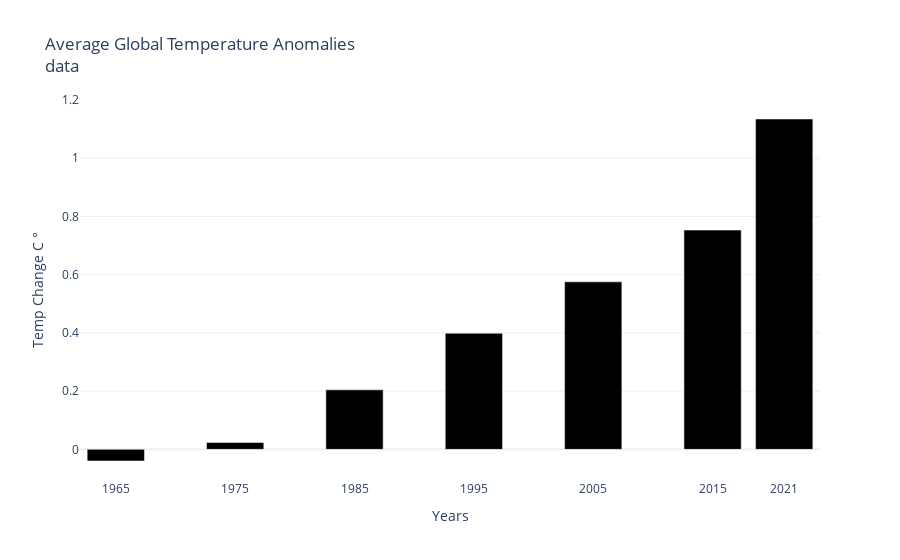

This figure's notebook cell:
### Markdown cell above
Temperature Anomalies Bar Chart

### Code cell
# Global Temperatures
# https://www.ncei.noaa.gov/access/monitoring/climate-at-a-glance/global/time-series

def avg_net_temp_anomaly (df, year):
    start_year = int(year)
    # only have data up to 2021
    if start_year == 2015:
        end_year = 2021
    else:
        # most amounts are 9 year spread
        end_year = start_year + 9

    filtered_df = df[(df["Year"] >= start_year) & (df["Year"] <= end_year)]
    average = filtered_df["Anomaly"].sum()/6 if start_year == 2015 else filtered_df["Anomaly"].sum()/9
    return average

# remove 1st 3 lines from file
df_temp_anomaly = pd.read_csv('https://raw.githubusercontent.com/rebeccapeltz/'\
    'emissions/refs/heads/main/global-temp-anomaly-data.csv',skiprows=4)
# print(df_temp_anomaly.head())

temp_anomalies_averages = []
anomaly_years = [ 1955, 1965, 1975, 1985,1995,2005,2015,2021]

for year in anomaly_years:
    total = avg_net_temp_anomaly(df_temp_anomaly,year)
    temp_anomalies_averages.append(total)

label_years = [1965, 1975, 1985,1995,2005,2015,2021]

# Create the bar chart
fig2 = go.Figure(data=[
    go.Bar(x=label_years, y=temp_anomalies_averages, marker_color='black')
])

# Update layout (optional)
fig2.update_layout(
    title='Average Global Temperature Anomalies<br><a href="https://raw.githubusercontent.com/rebeccapeltz/emissions/refs/heads/main/global-temp-anomaly-data.csv" target="_blank">data</a>',
    xaxis_title='Years',
    yaxis_title='Temp Change C &#176;',
    template='plotly_white',
    xaxis=dict(tickformat='%Y', tickvals=label_years)
)

# Show the figure
fig2.show()

### Figure 1 — Plotly figure (JSON) as saved in the notebook; plotly's stock layout.template omitted (floating-point values rounded to 4 significant figures)
{"data": [{"marker": {"color": "black"}, "type": "bar", "x": [1965, 1975, 1985, 1995, 2005, 2015, 2021], "y": [-0.04, 0.02333, 0.2044, 0.3989, 0.5756, 0.7533, 1.135, 0.5767]}], "layout": {"title": {"text": "Average Global Temperature Anomalies<br><a href=\"https://raw.githubusercontent.com/rebeccapeltz/emissions/refs/heads/main/global-temp-anomaly-data.csv\" target=\"_blank\">data</a>"}, "xaxis": {"tickformat": "%Y", "tickvals": [1965, 1975, 1985, 1995, 2005, 2015, 2021], "title": {"text": "Years"}}, "yaxis": {"title": {"text": "Temp Change C &#176;"}}}}
